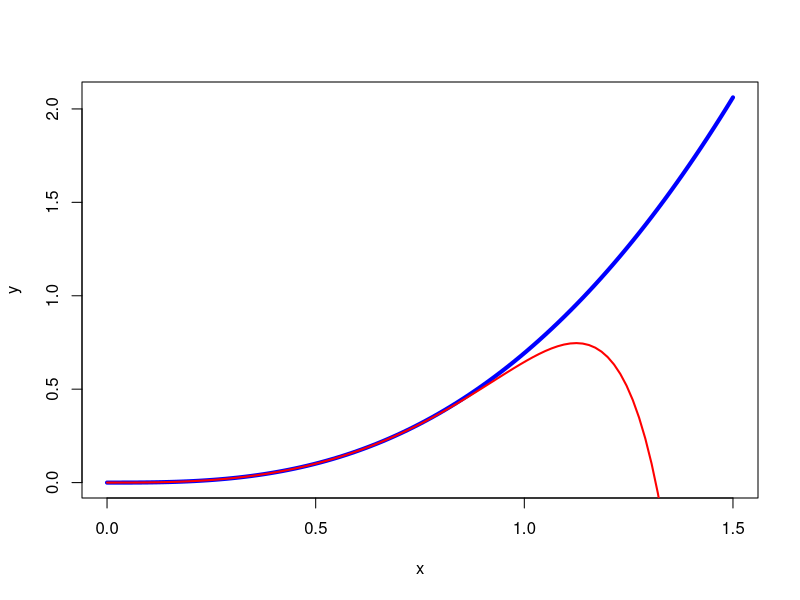

The R source for this figure:
f <- function(x) { # log function thats given
  return(x^2 * log(1+x)) 
}

# MacLaurin version of the function
McLaurin <- function(x, n = 10) {
  result <- 0     # store mcLaurin sum
  for (n in 1:n) {    #loop through
    term <- ((-1)^(n+1) * x^(n+2)) / n #do the calculation for mcLauruin
    result <- result + term # store answer in result
  }
  return (result)
}

#create vectors to store errors
abs_errors <- numeric(10)
rel_errors <- numeric(10)
MacLaurin_value <- 0

x <- as.numeric(readline(prompt = "Enter a number: ")) # get user number

real_val <- f(x) #calculate actual value (not maclaurin)

for (n in 1:10) {
  MacLaurin_value <- McLaurin(x,n)
  
  abs_errors[n] <- abs(real_val - MacLaurin_value)
  rel_errors[n] <- (abs_errors[n] / abs(real_val)) * 100
}

result <- data.frame(
  Absolute_Error = abs_errors,
  Relative_error = rel_errors
)
print(result)

curve(f, from =0, to = 1.5, col = "blue", lwd =4, ylab = "y", xlab="x")
curve(McLaurin(x,10), from =0, to = 1.5, add = TRUE, col = "red", lwd =2)




